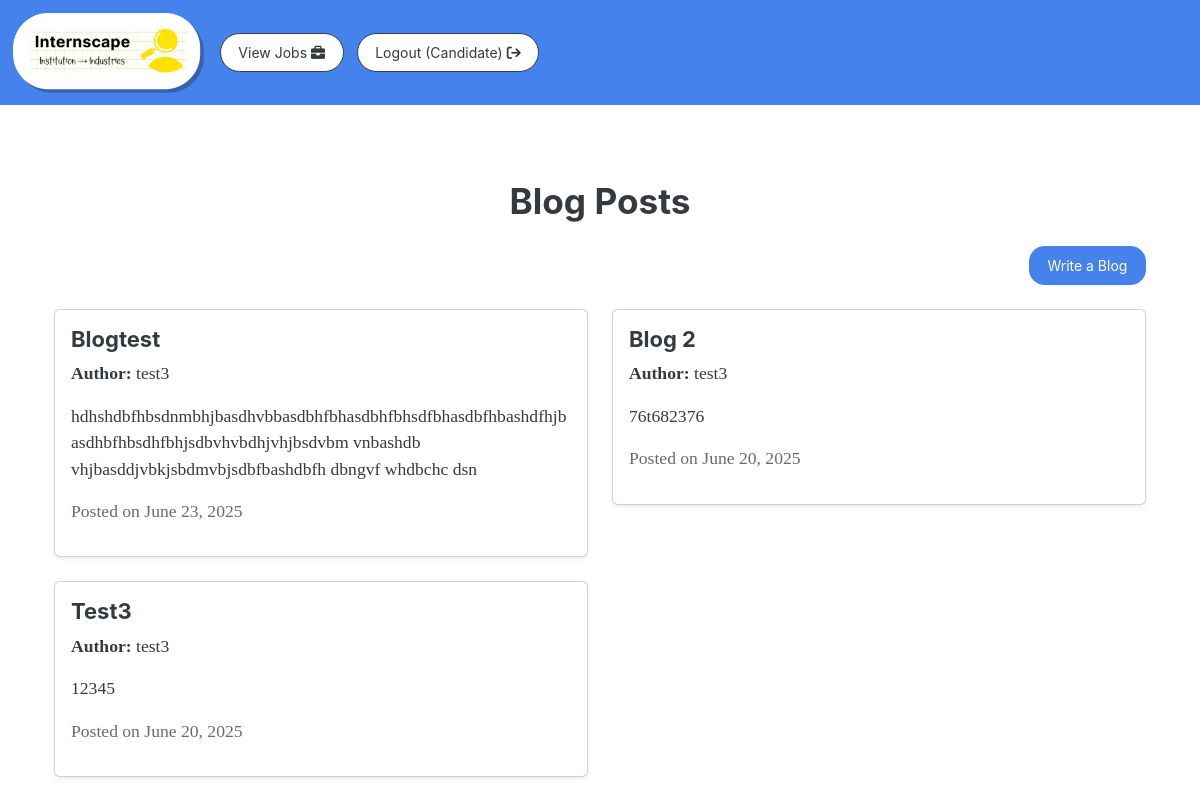
Screenshot of /blogs/ (signed in) with the database file from the repository.
### webapp/models.py (models this page shows, shortened)
class Blog(models.Model):
    STATUS_CHOICES = (
        ('pending', 'Pending'),
        ('approved', 'Approved'),
        ('rejected', 'Rejected'),
    )
    title = models.CharField(max_length=200)
    description = models.TextField()
    author = models.ForeignKey(User, on_delete=models.CASCADE)
    status = models.CharField(max_length=10, choices=STATUS_CHOICES, default='pending')
    created_at = models.DateTimeField(auto_now_add=True)
    updated_at = models.DateTimeField(auto_now=True)

### webapp/views.py (the view)
# urls.py: path('blogs/', views.view_blogs, name='view-blogs'),
@login_required(login_url='my-login')
def view_blogs(request):
    blogs = Blog.objects.filter(status='approved').order_by('-created_at')
    return render(request, 'webapp/blogs.html', {'blogs': blogs})

### webapp/templates/webapp/blogs.html (shortened to what this page needs)
{% extends 'webapp/base.html' %}
{% block content %}
<div class="container mt-5">
    <h2 class="text-center mb-4">Blog Posts</h2>
    <div class="d-flex justify-content-end mb-4">
        <a href="{% url 'create-blog' %}" class="btn btn-primary">
             Write a Blog
        </a>
    </div>
    {% if blogs %}
        <div class="row">
            {% for blog in blogs %}
                <div class="col-md-6 mb-4">
                    <div class="card shadow-sm">
                        <div class="card-body">
                            <h5 class="card-title">{{ blog.title }}</h5>
                            <p class="card-text"><strong>Author:</strong> {{ blog.author.username }}</p>
                            <p class="card-text">{{ blog.description|truncatewords:30 }}</p>
                            <p class="text-muted">Posted on {{ blog.created_at|date:"F d, Y" }}</p>
                        </div>
                    </div>
                </div>
            {% endfor %}
        </div>
    {% else %}
        <div class="alert alert-info" role="alert">
            No blogs available yet.
        </div>
    {% endif %}
</div>
{% endblock %}

### rows the page displays
Blog: title "Blogtest", author.username "test3", description "hdhshdbfhbsdnmbhjbasdhvbbasdbhfbhasdbhfbhsdfbhasdbfhbashdfhjbasdhbfhbsdhfbhjsdbvhvbdhjvhjbsdvbm vnbashdb vhjbasddjvbkjsbdmvbjsdbfbashdbfh dbngvf whdbchc dsn", created_at "June 23, 2025"
Blog: title "Blog 2", author.username "test3", description "76t682376", created_at "June 20, 2025"
Blog: title "Test3", author.username "test3", description "12345", created_at "June 20, 2025"
